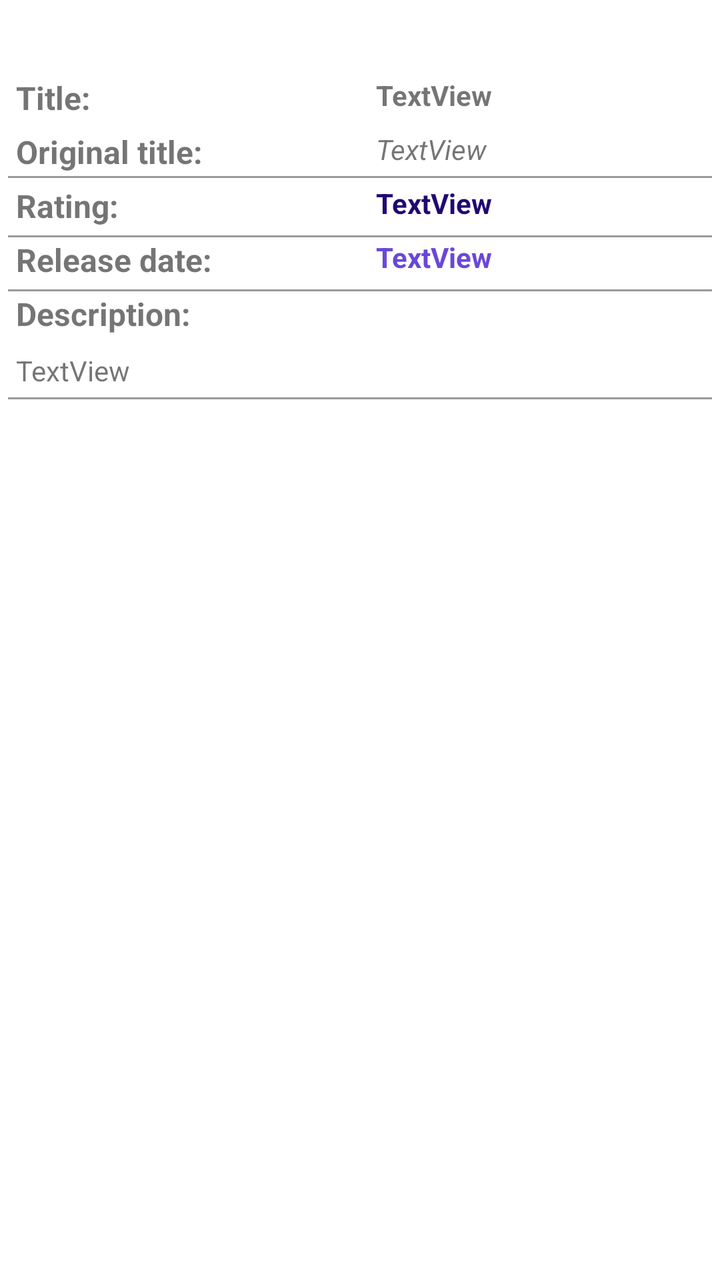
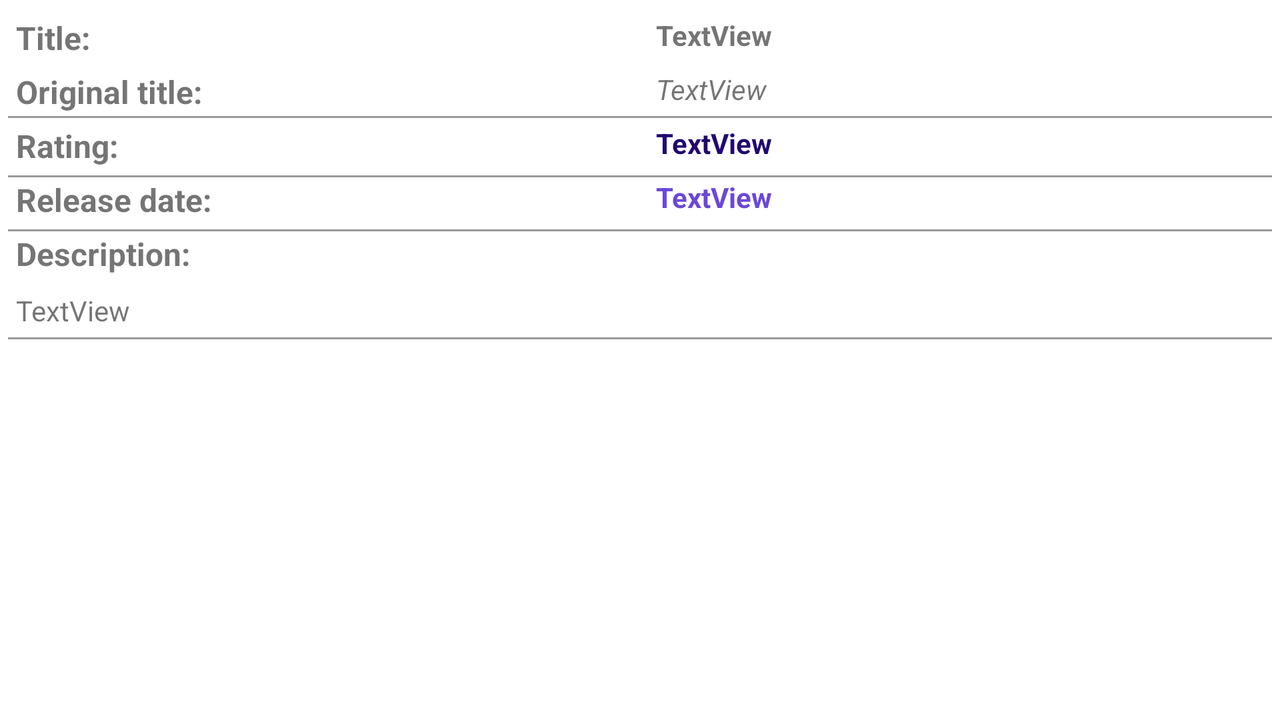

Compare how this app lays out the same screen by default and in its alternative resource folder. The renders come first, then the two layout files and the values they reference.
<!-- AndroidManifest.xml: application theme Theme.MyMovies -->
<!-- res/layout/activity_detail.xml -->
<?xml version="1.0" encoding="utf-8"?>
<ScrollView xmlns:android="http://schemas.android.com/apk/res/android"
    xmlns:app="http://schemas.android.com/apk/res-auto"
    xmlns:tools="http://schemas.android.com/tools"
    android:id="@+id/scrollViewInfo"
    android:layout_width="match_parent"
    android:layout_height="match_parent"
    tools:context=".DetailActivity">

    <androidx.constraintlayout.widget.ConstraintLayout
        android:layout_width="match_parent"
        android:layout_height="wrap_content">

        <ImageView
            android:id="@+id/imageViewBigPoster"
            android:contentDescription="@string/big_poster_image"
            android:layout_width="match_parent"
            android:layout_height="wrap_content"
            android:adjustViewBounds="true"
            app:layout_constraintEnd_toEndOf="parent"
            app:layout_constraintHorizontal_bias="0.0"
            app:layout_constraintStart_toStartOf="parent"
            app:layout_constraintTop_toTopOf="parent"
            tools:srcCompat="@tools:sample/avatars" />

        <ImageView
            android:id="@+id/imageViewAddToFavourite"
            android:contentDescription="@string/add_to_favourite_image"
            android:layout_width="@dimen/sixty"
            android:layout_height="@dimen/sixty"
            android:layout_marginEnd="@dimen/sixteenDp"
            android:onClick="onClickChangeFavourite"
            app:layout_constraintBottom_toBottomOf="@+id/imageViewBigPoster"
            app:layout_constraintEnd_toEndOf="parent"
            app:layout_constraintTop_toBottomOf="@+id/imageViewBigPoster"
            app:srcCompat="@drawable/yellow" />

        <include
            layout="@layout/movie_info"
            android:id="@+id/movieInfo"
            android:layout_width="@dimen/nullDp"
            android:layout_height="wrap_content"
            app:layout_constraintStart_toStartOf="parent"
            app:layout_constraintEnd_toEndOf="parent"
            app:layout_constraintTop_toBottomOf="@id/imageViewAddToFavourite"/>

    </androidx.constraintlayout.widget.ConstraintLayout>
</ScrollView>
<!-- res/layout/movie_info.xml (included above) -->
<?xml version="1.0" encoding="utf-8"?>
<androidx.constraintlayout.widget.ConstraintLayout xmlns:android="http://schemas.android.com/apk/res/android"
    android:layout_width="match_parent"
    android:layout_height="match_parent"
    xmlns:app="http://schemas.android.com/apk/res-auto">

    <TextView
        android:id="@+id/textViewLabelTitle"
        style="@style/LabelStyle"
        android:layout_width="wrap_content"
        android:layout_height="wrap_content"
        android:text="@string/title"
        app:layout_constraintStart_toStartOf="parent"
        app:layout_constraintTop_toTopOf="parent" />

    <androidx.constraintlayout.widget.Guideline
        android:id="@+id/guidelineCenter"
        android:layout_width="wrap_content"
        android:layout_height="wrap_content"
        android:orientation="vertical"
        app:layout_constraintGuide_percent="0.5" />

    <TextView
        android:id="@+id/textViewTitle"
        android:layout_width="@dimen/nullDp"
        android:layout_height="wrap_content"
        android:layout_margin="@dimen/eight"
        android:text="TextView"
        android:textStyle="bold"
        app:layout_constraintEnd_toEndOf="parent"
        app:layout_constraintStart_toStartOf="@+id/guidelineCenter"
        app:layout_constraintTop_toTopOf="parent" />

    <TextView
        android:id="@+id/textViewLabelOriginalTitle"
        style="@style/LabelStyle"
        android:layout_width="wrap_content"
        android:layout_height="wrap_content"
        android:text="@string/original_title"
        app:layout_constraintStart_toStartOf="parent"
        app:layout_constraintTop_toBottomOf="@+id/textViewTitle" />

    <View
        android:layout_width="@dimen/nullDp"
        android:layout_height="@dimen/one"
        android:layout_margin="@dimen/four"
        android:background="#9A9A9A"
        app:layout_constraintTop_toBottomOf="@id/textViewOriginalTitle"
        app:layout_constraintStart_toStartOf="parent"
        app:layout_constraintEnd_toEndOf="parent" />

    <TextView
        android:id="@+id/textViewOriginalTitle"
        android:layout_width="@dimen/nullDp"
        android:layout_height="wrap_content"
        android:layout_margin="@dimen/eight"
        android:text="TextView"
        android:textStyle="italic"
        app:layout_constraintEnd_toEndOf="parent"
        app:layout_constraintStart_toStartOf="@+id/guidelineCenter"
        app:layout_constraintTop_toBottomOf="@+id/textViewTitle" />

    <TextView
        android:id="@+id/textViewLabelRating"
        style="@style/LabelStyle"
        android:layout_width="wrap_content"
        android:layout_height="wrap_content"
        android:text="@string/rating"
        app:layout_constraintStart_toStartOf="parent"
        app:layout_constraintTop_toBottomOf="@+id/textViewOriginalTitle" />

    <View
        android:layout_width="@dimen/nullDp"
        android:layout_height="@dimen/one"
        android:layout_margin="@dimen/four"
        android:background="#9A9A9A"
        app:layout_constraintTop_toBottomOf="@id/textViewLabelRating"
        app:layout_constraintStart_toStartOf="parent"
        app:layout_constraintEnd_toEndOf="parent" />

    <TextView
        android:id="@+id/textViewRating"
        android:layout_width="wrap_content"
        android:layout_height="wrap_content"
        android:layout_margin="@dimen/eight"
        android:text="TextView"
        android:textColor="#200772"
        android:textStyle="bold"
        app:layout_constraintStart_toStartOf="@+id/guidelineCenter"
        app:layout_constraintTop_toBottomOf="@+id/textViewOriginalTitle" />

    <TextView
        android:id="@+id/textViewLabelReleaseDate"
        style="@style/LabelStyle"
        android:layout_width="wrap_content"
        android:layout_height="wrap_content"
        android:text="@string/release_date"
        app:layout_constraintStart_toStartOf="parent"
        app:layout_constraintTop_toBottomOf="@+id/textViewRating" />

    <View
        android:layout_width="@dimen/nullDp"
        android:layout_height="@dimen/one"
        android:layout_margin="@dimen/four"
        android:background="#9A9A9A"
        app:layout_constraintTop_toBottomOf="@id/textViewLabelReleaseDate"
        app:layout_constraintStart_toStartOf="parent"
        app:layout_constraintEnd_toEndOf="parent" />

    <TextView
        android:id="@+id/textViewReleaseDate"
        android:layout_width="@dimen/nullDp"
        android:layout_height="wrap_content"
        android:layout_margin="@dimen/eight"
        android:text="TextView"
        android:textColor="#6A48D7"
        android:textStyle="bold"
        app:layout_constraintEnd_toEndOf="parent"
        app:layout_constraintStart_toStartOf="@+id/guidelineCenter"
        app:layout_constraintTop_toBottomOf="@+id/textViewRating" />

    <TextView
        android:id="@+id/textViewLabelDescription"
        style="@style/LabelStyle"
        android:layout_width="wrap_content"
        android:layout_height="wrap_content"
        android:text="@string/description"
        app:layout_constraintStart_toStartOf="parent"
        app:layout_constraintTop_toBottomOf="@+id/textViewReleaseDate" />

    <TextView
        android:id="@+id/textViewOverview"
        android:layout_width="wrap_content"
        android:layout_height="wrap_content"
        android:layout_margin="@dimen/eight"
        android:text="TextView"
        app:layout_constraintStart_toStartOf="parent"
        app:layout_constraintTop_toBottomOf="@+id/textViewLabelDescription" />

    <View
        android:layout_width="@dimen/nullDp"
        android:layout_height="@dimen/one"
        android:layout_margin="@dimen/four"
        android:background="#9A9A9A"
        app:layout_constraintTop_toBottomOf="@id/textViewOverview"
        app:layout_constraintStart_toStartOf="parent"
        app:layout_constraintEnd_toEndOf="parent" />

    <androidx.recyclerview.widget.RecyclerView
        android:id="@+id/recyclerViewTrailers"
        android:nestedScrollingEnabled="false"
        android:layout_width="match_parent"
        android:layout_height="wrap_content"
        app:layout_constraintEnd_toEndOf="parent"
        app:layout_constraintStart_toStartOf="parent"
        app:layout_constraintTop_toBottomOf="@id/textViewOverview"/>

    <View
        android:layout_width="@dimen/nullDp"
        android:layout_height="@dimen/one"
        android:layout_margin="@dimen/four"
        android:background="#9A9A9A"
        app:layout_constraintTop_toBottomOf="@id/recyclerViewTrailers"
        app:layout_constraintStart_toStartOf="parent"
        app:layout_constraintEnd_toEndOf="parent" />

    <androidx.recyclerview.widget.RecyclerView
        android:id="@+id/recyclerViewReviews"
        android:nestedScrollingEnabled="false"
        android:layout_width="match_parent"
        android:layout_height="wrap_content"
        app:layout_constraintEnd_toEndOf="parent"
        app:layout_constraintStart_toStartOf="parent"
        app:layout_constraintTop_toBottomOf="@id/recyclerViewTrailers"/>

</androidx.constraintlayout.widget.ConstraintLayout>
<!-- resources referenced by this layout -->
<resources>
  <dimen name="eight">8dp</dimen>
  <dimen name="four">4dp</dimen>
  <dimen name="nullDp">0dp</dimen>
  <dimen name="one">1dp</dimen>
  <dimen name="sixteenDp">16dp</dimen>
  <dimen name="sixty">60dp</dimen>
  <string name="add_to_favourite_image">Add to favourite image</string>
  <string name="big_poster_image">Big poster image</string>
  <string name="description">Description:</string>
  <string name="original_title">Original title:</string>
  <string name="rating">Rating:</string>
  <string name="release_date">Release date:</string>
  <string name="title">Title:</string>
  <style name="LabelStyle">
          <item name="android:layout_margin">@dimen/eight</item>
          <item name="android:textStyle">bold</item>
          <item name="android:textSize">@dimen/sixteenDp</item>
      </style>
  <style name="Theme.MyMovies" parent="Theme.MaterialComponents.DayNight.DarkActionBar">
          
          <item name="colorPrimary">@color/purple_500</item>
          <item name="colorPrimaryVariant">@color/purple_700</item>
          <item name="colorOnPrimary">@color/white</item>
          
          <item name="colorSecondary">@color/teal_200</item>
          <item name="colorSecondaryVariant">@color/teal_700</item>
          <item name="colorOnSecondary">@color/black</item>
          
          <item name="android:statusBarColor">?attr/colorPrimaryVariant</item>
          
      </style>
</resources>
<!-- res/layout-land/activity_detail.xml (the repository's variant of the layout above) -->
<!-- drawn on the phone turned sideways -->
<?xml version="1.0" encoding="utf-8"?>
<androidx.constraintlayout.widget.ConstraintLayout xmlns:android="http://schemas.android.com/apk/res/android"
    xmlns:app="http://schemas.android.com/apk/res-auto"
    xmlns:tools="http://schemas.android.com/tools"
    android:layout_width="match_parent"
    android:layout_height="match_parent"
    tools:context=".DetailActivity">

    <ImageView
        android:id="@+id/imageViewBigPoster"
        android:contentDescription="@string/big_poster_image"
        android:layout_width="wrap_content"
        android:layout_height="@dimen/nullDp"
        android:adjustViewBounds="true"
        app:layout_constraintBottom_toBottomOf="parent"
        app:layout_constraintHorizontal_bias="0.0"
        app:layout_constraintStart_toStartOf="parent"
        app:layout_constraintTop_toTopOf="parent"
        tools:srcCompat="@tools:sample/avatars" />

    <ImageView
        android:id="@+id/imageViewAddToFavourite"
        android:contentDescription="@string/add_to_favourite_image"
        android:layout_width="@dimen/forty"
        android:layout_height="@dimen/forty"
        android:layout_marginEnd="@dimen/sixteenDp"
        android:layout_marginTop="@dimen/sixteenDp"
        android:onClick="onClickChangeFavourite"
        app:layout_constraintEnd_toEndOf="@id/imageViewBigPoster"
        app:layout_constraintTop_toTopOf="@+id/imageViewBigPoster"
        app:srcCompat="@drawable/yellow" />

    <ScrollView
        android:id="@+id/scrollViewInfo"
        android:layout_width="@dimen/nullDp"
        android:layout_height="@dimen/nullDp"
        app:layout_constraintBottom_toBottomOf="parent"
        app:layout_constraintEnd_toEndOf="parent"
        app:layout_constraintStart_toEndOf="@id/imageViewBigPoster"
        app:layout_constraintTop_toTopOf="parent">

        <include
            android:id="@+id/movieInfo"
            layout="@layout/movie_info"
            android:layout_width="match_parent"
            android:layout_height="wrap_content" />

    </ScrollView>

</androidx.constraintlayout.widget.ConstraintLayout>
<!-- resources referenced by the variant -->
<!-- as the phone turned sideways resolves them -->
<resources>
  <dimen name="eight">8dp</dimen>
  <dimen name="forty">40dp</dimen>
  <dimen name="four">4dp</dimen>
  <dimen name="nullDp">0dp</dimen>
  <dimen name="one">1dp</dimen>
  <dimen name="sixteenDp">16dp</dimen>
  <string name="add_to_favourite_image">Add to favourite image</string>
  <string name="big_poster_image">Big poster image</string>
  <string name="description">Description:</string>
  <string name="original_title">Original title:</string>
  <string name="rating">Rating:</string>
  <string name="release_date">Release date:</string>
  <string name="title">Title:</string>
  <style name="LabelStyle">
          <item name="android:layout_margin">@dimen/eight</item>
          <item name="android:textStyle">bold</item>
          <item name="android:textSize">@dimen/sixteenDp</item>
      </style>
  <style name="Theme.MyMovies" parent="Theme.MaterialComponents.DayNight.DarkActionBar">
          
          <item name="colorPrimary">@color/purple_500</item>
          <item name="colorPrimaryVariant">@color/purple_700</item>
          <item name="colorOnPrimary">@color/white</item>
          
          <item name="colorSecondary">@color/teal_200</item>
          <item name="colorSecondaryVariant">@color/teal_700</item>
          <item name="colorOnSecondary">@color/black</item>
          
          <item name="android:statusBarColor">?attr/colorPrimaryVariant</item>
          
      </style>
</resources>
